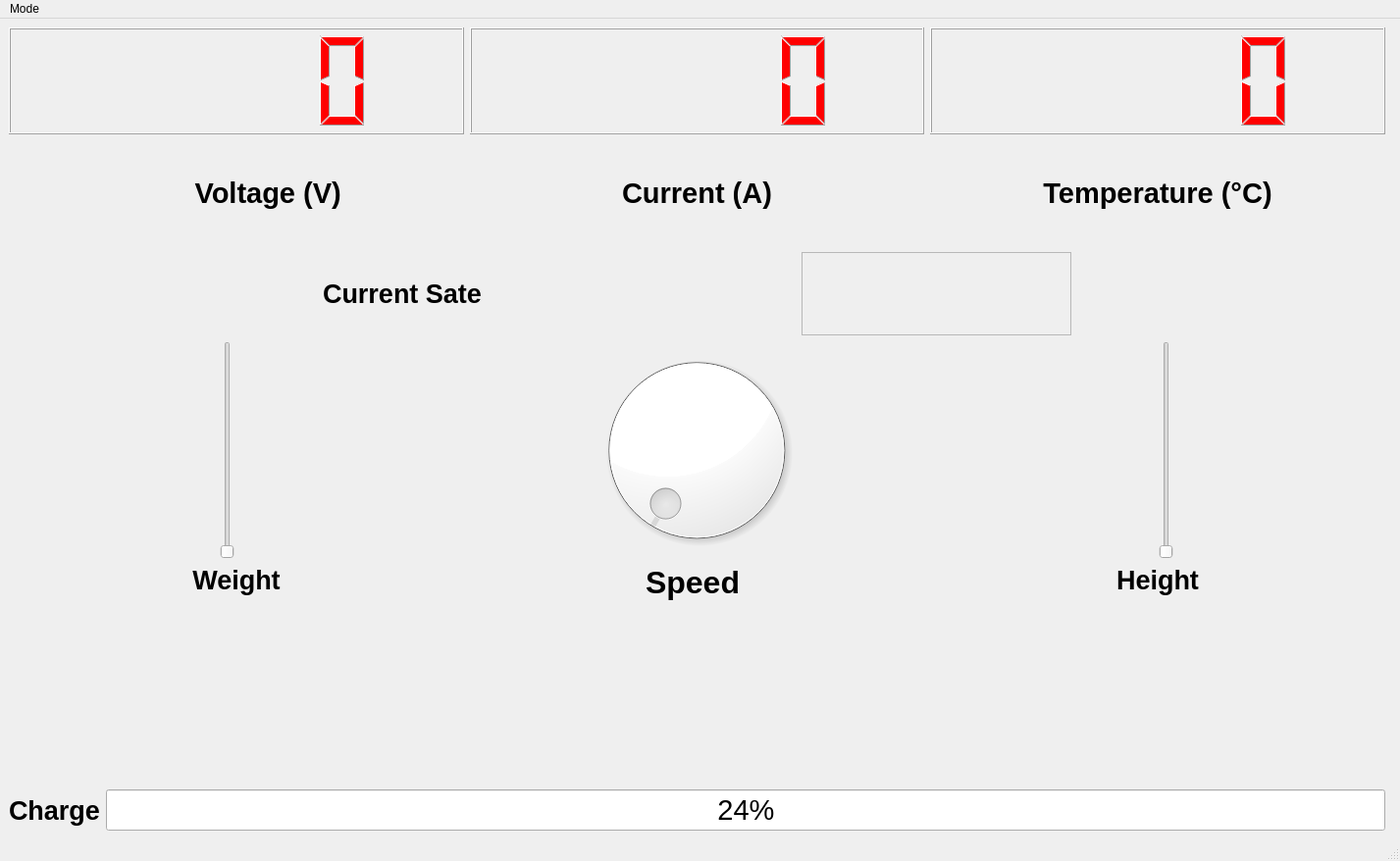
<?xml version="1.0" encoding="UTF-8"?>
<ui version="4.0">
 <class>MainWindow</class>
 <widget class="QMainWindow" name="MainWindow">
  <property name="geometry">
   <rect>
    <x>0</x>
    <y>0</y>
    <width>1427</width>
    <height>878</height>
   </rect>
  </property>
  <property name="windowTitle">
   <string>MainWindow</string>
  </property>
  <widget class="QWidget" name="centralwidget">
   <layout class="QGridLayout" name="gridLayout">
    <item row="0" column="0">
     <layout class="QHBoxLayout" name="horizontalLayout_2">
      <item>
       <layout class="QVBoxLayout" name="verticalLayout">
        <item>
         <widget class="QLCDNumber" name="voltageLCD">
          <property name="styleSheet">
           <string notr="true">QLCDNumber{

color: red;

}</string>
          </property>
         </widget>
        </item>
        <item>
         <widget class="QLabel" name="voltageLabel">
          <property name="font">
           <font>
            <pointsize>22</pointsize>
            <weight>75</weight>
            <bold>true</bold>
           </font>
          </property>
          <property name="text">
           <string>        Voltage (V)</string>
          </property>
          <property name="alignment">
           <set>Qt::AlignCenter</set>
          </property>
         </widget>
        </item>
       </layout>
      </item>
      <item>
       <layout class="QVBoxLayout" name="verticalLayout_2">
        <item>
         <widget class="QLCDNumber" name="currentLCD">
          <property name="styleSheet">
           <string notr="true">QLCDNumber{

color: red;

}</string>
          </property>
         </widget>
        </item>
        <item>
         <widget class="QLabel" name="currentLabel">
          <property name="font">
           <font>
            <pointsize>22</pointsize>
            <weight>75</weight>
            <bold>true</bold>
           </font>
          </property>
          <property name="text">
           <string>Current (A)</string>
          </property>
          <property name="alignment">
           <set>Qt::AlignCenter</set>
          </property>
         </widget>
        </item>
       </layout>
      </item>
      <item>
       <layout class="QVBoxLayout" name="verticalLayout_3">
        <item>
         <widget class="QLCDNumber" name="tempLCD">
          <property name="styleSheet">
           <string notr="true">QLCDNumber{

color: red;

}</string>
          </property>
         </widget>
        </item>
        <item>
         <widget class="QLabel" name="tempLabel">
          <property name="font">
           <font>
            <pointsize>22</pointsize>
            <weight>75</weight>
            <bold>true</bold>
           </font>
          </property>
          <property name="text">
           <string>Temperature (°C)</string>
          </property>
          <property name="alignment">
           <set>Qt::AlignCenter</set>
          </property>
         </widget>
        </item>
       </layout>
      </item>
     </layout>
    </item>
    <item row="1" column="0">
     <layout class="QHBoxLayout" name="horizontalLayout">
      <item>
       <widget class="QLabel" name="currentStateLabel">
        <property name="sizePolicy">
         <sizepolicy hsizetype="Fixed" vsizetype="Preferred">
          <horstretch>0</horstretch>
          <verstretch>0</verstretch>
         </sizepolicy>
        </property>
        <property name="font">
         <font>
          <pointsize>20</pointsize>
          <weight>75</weight>
          <bold>true</bold>
         </font>
        </property>
        <property name="text">
         <string notr="true">Current Sate</string>
        </property>
        <property name="scaledContents">
         <bool>false</bool>
        </property>
        <property name="alignment">
         <set>Qt::AlignCenter</set>
        </property>
       </widget>
      </item>
      <item>
       <widget class="QFrame" name="frame_2">
        <property name="sizePolicy">
         <sizepolicy hsizetype="Fixed" vsizetype="Fixed">
          <horstretch>0</horstretch>
          <verstretch>0</verstretch>
         </sizepolicy>
        </property>
        <property name="maximumSize">
         <size>
          <width>275</width>
          <height>85</height>
         </size>
        </property>
        <property name="styleSheet">
         <string notr="true"/>
        </property>
        <property name="frameShape">
         <enum>QFrame::StyledPanel</enum>
        </property>
        <property name="frameShadow">
         <enum>QFrame::Plain</enum>
        </property>
        <widget class="QLabel" name="label">
         <property name="geometry">
          <rect>
           <x>4</x>
           <y>0</y>
           <width>221</width>
           <height>31</height>
          </rect>
         </property>
         <property name="sizePolicy">
          <sizepolicy hsizetype="Fixed" vsizetype="Fixed">
           <horstretch>0</horstretch>
           <verstretch>0</verstretch>
          </sizepolicy>
         </property>
         <property name="maximumSize">
          <size>
           <width>225</width>
           <height>225</height>
          </size>
         </property>
         <property name="font">
          <font>
           <family>Perpetua Titling MT</family>
           <pointsize>14</pointsize>
           <weight>75</weight>
           <italic>true</italic>
           <bold>true</bold>
          </font>
         </property>
         <property name="styleSheet">
          <string notr="true"/>
         </property>
         <property name="text">
          <string/>
         </property>
         <property name="scaledContents">
          <bool>true</bool>
         </property>
         <property name="alignment">
          <set>Qt::AlignCenter</set>
         </property>
        </widget>
       </widget>
      </item>
     </layout>
    </item>
    <item row="1" column="1" rowspan="2">
     <widget class="QFrame" name="frame">
      <property name="frameShape">
       <enum>QFrame::StyledPanel</enum>
      </property>
      <property name="frameShadow">
       <enum>QFrame::Raised</enum>
      </property>
     </widget>
    </item>
    <item row="2" column="0">
     <layout class="QHBoxLayout" name="horizontalLayout_4">
      <item>
       <widget class="QSlider" name="weightSlider">
        <property name="sizePolicy">
         <sizepolicy hsizetype="Preferred" vsizetype="Preferred">
          <horstretch>0</horstretch>
          <verstretch>0</verstretch>
         </sizepolicy>
        </property>
        <property name="maximumSize">
         <size>
          <width>35</width>
          <height>250</height>
         </size>
        </property>
        <property name="layoutDirection">
         <enum>Qt::LeftToRight</enum>
        </property>
        <property name="orientation">
         <enum>Qt::Vertical</enum>
        </property>
       </widget>
      </item>
      <item>
       <widget class="QDial" name="speedDial">
        <property name="sizePolicy">
         <sizepolicy hsizetype="Preferred" vsizetype="Preferred">
          <horstretch>0</horstretch>
          <verstretch>0</verstretch>
         </sizepolicy>
        </property>
        <property name="maximumSize">
         <size>
          <width>500</width>
          <height>500</height>
         </size>
        </property>
        <property name="styleSheet">
         <string notr="true">QDial{

background-color: white;

}</string>
        </property>
       </widget>
      </item>
      <item>
       <widget class="QSlider" name="heightSlider">
        <property name="sizePolicy">
         <sizepolicy hsizetype="Preferred" vsizetype="Preferred">
          <horstretch>0</horstretch>
          <verstretch>0</verstretch>
         </sizepolicy>
        </property>
        <property name="maximumSize">
         <size>
          <width>35</width>
          <height>250</height>
         </size>
        </property>
        <property name="styleSheet">
         <string notr="true"/>
        </property>
        <property name="orientation">
         <enum>Qt::Vertical</enum>
        </property>
       </widget>
      </item>
     </layout>
    </item>
    <item row="3" column="0">
     <layout class="QHBoxLayout" name="horizontalLayout_5">
      <item>
       <widget class="QLabel" name="weightLabel">
        <property name="sizePolicy">
         <sizepolicy hsizetype="Preferred" vsizetype="Preferred">
          <horstretch>0</horstretch>
          <verstretch>0</verstretch>
         </sizepolicy>
        </property>
        <property name="font">
         <font>
          <pointsize>20</pointsize>
          <weight>75</weight>
          <bold>true</bold>
         </font>
        </property>
        <property name="text">
         <string>Weight</string>
        </property>
        <property name="alignment">
         <set>Qt::AlignHCenter|Qt::AlignTop</set>
        </property>
        <property name="margin">
         <number>12</number>
        </property>
       </widget>
      </item>
      <item>
       <widget class="QLabel" name="speedLabel">
        <property name="sizePolicy">
         <sizepolicy hsizetype="Preferred" vsizetype="Preferred">
          <horstretch>0</horstretch>
          <verstretch>0</verstretch>
         </sizepolicy>
        </property>
        <property name="font">
         <font>
          <pointsize>24</pointsize>
          <weight>75</weight>
          <bold>true</bold>
         </font>
        </property>
        <property name="text">
         <string>Speed </string>
        </property>
        <property name="alignment">
         <set>Qt::AlignHCenter|Qt::AlignTop</set>
        </property>
       </widget>
      </item>
      <item>
       <widget class="QLabel" name="heightLabel">
        <property name="sizePolicy">
         <sizepolicy hsizetype="Preferred" vsizetype="Preferred">
          <horstretch>0</horstretch>
          <verstretch>0</verstretch>
         </sizepolicy>
        </property>
        <property name="font">
         <font>
          <pointsize>20</pointsize>
          <weight>75</weight>
          <bold>true</bold>
         </font>
        </property>
        <property name="text">
         <string>Height</string>
        </property>
        <property name="alignment">
         <set>Qt::AlignHCenter|Qt::AlignTop</set>
        </property>
        <property name="margin">
         <number>12</number>
        </property>
       </widget>
      </item>
     </layout>
    </item>
    <item row="4" column="0">
     <layout class="QHBoxLayout" name="horizontalLayout_3">
      <item>
       <widget class="QLabel" name="chargeLabel">
        <property name="font">
         <font>
          <pointsize>20</pointsize>
          <weight>75</weight>
          <bold>true</bold>
         </font>
        </property>
        <property name="text">
         <string>Charge</string>
        </property>
       </widget>
      </item>
      <item>
       <widget class="QProgressBar" name="progressBar">
        <property name="font">
         <font>
          <pointsize>22</pointsize>
         </font>
        </property>
        <property name="styleSheet">
         <string notr="true">QProgressBar::chunk 
{
background: QLinearGradient( x1: 0, y1: 0,
                             x2: 1, y2: 0,
                            stop: 0 #000fff,
                            stop:1 #ff0000 );

border-radius: 10px;
}

</string>
        </property>
        <property name="value">
         <number>24</number>
        </property>
        <property name="alignment">
         <set>Qt::AlignCenter</set>
        </property>
        <property name="textVisible">
         <bool>true</bool>
        </property>
        <property name="orientation">
         <enum>Qt::Horizontal</enum>
        </property>
       </widget>
      </item>
     </layout>
    </item>
   </layout>
  </widget>
  <widget class="QMenuBar" name="menubar">
   <property name="geometry">
    <rect>
     <x>0</x>
     <y>0</y>
     <width>1427</width>
     <height>21</height>
    </rect>
   </property>
   <widget class="QMenu" name="menuMode">
    <property name="title">
     <string>Mode</string>
    </property>
    <addaction name="actionWhite"/>
    <addaction name="actionDark"/>
    <addaction name="actionFormula"/>
   </widget>
   <addaction name="menuMode"/>
  </widget>
  <widget class="QStatusBar" name="statusbar"/>
  <action name="actionWhite">
   <property name="text">
    <string>White</string>
   </property>
   <property name="shortcut">
    <string>Ctrl+W</string>
   </property>
  </action>
  <action name="actionDark">
   <property name="text">
    <string>Dark</string>
   </property>
   <property name="shortcut">
    <string>Ctrl+D</string>
   </property>
  </action>
  <action name="actionFormula">
   <property name="text">
    <string>Formula</string>
   </property>
   <property name="shortcut">
    <string>Ctrl+F</string>
   </property>
  </action>
 </widget>
 <resources/>
 <connections/>
</ui>
